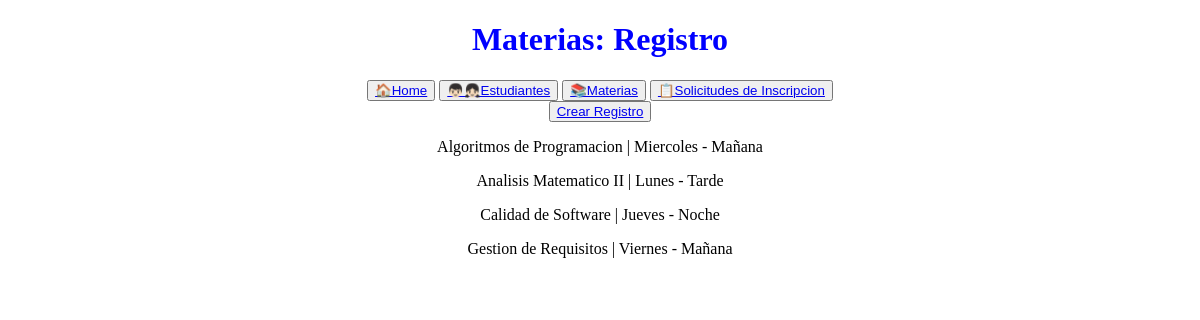
The app's page /materia/list/, older data.
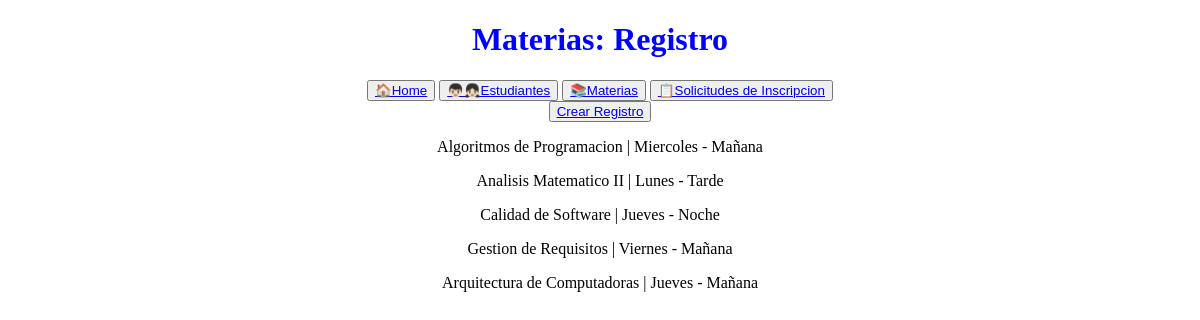
The same page, newer data.
### universidad/models.py (models this page shows, shortened)
class Materia(models.Model):
    nombre = models.CharField(max_length=50, unique=True)
    turno_de_cursada = models.CharField(max_length=20)
    descripcion = models.TextField(blank=True, null=True)
    ofertada = models.BooleanField(default=True)

### universidad/views.py (the view)
# urls.py: path('materia/list/', views.materia_list, name="materia_list"),
def materia_list(request):
    query = Materia.objects.all()
    context = {"object_list": query}
    return render(request, "universidad/materia_list.html", context)

### universidad/templates/universidad/materia_list.html
{% extends 'universidad/base.html' %}
{% block header %}
    Materias: Registro
{% endblock header %}
{% block main %}
    <button>
        <a href="{% url 'materia_create' %}">Crear Registro</a>
    </button>
    {% for object in object_list %}
        <p>{{ object.nombre }} | {{ object.turno_de_cursada }} </p>
    {% empty %}
        <p>No hay registros de materias</p>
    {% endfor %}
{% endblock main %}

Row changes from the older to the newer data that the page shows:
added Materia: nombre "Arquitectura de Computadoras", turno_de_cursada "Jueves - Mañana"
